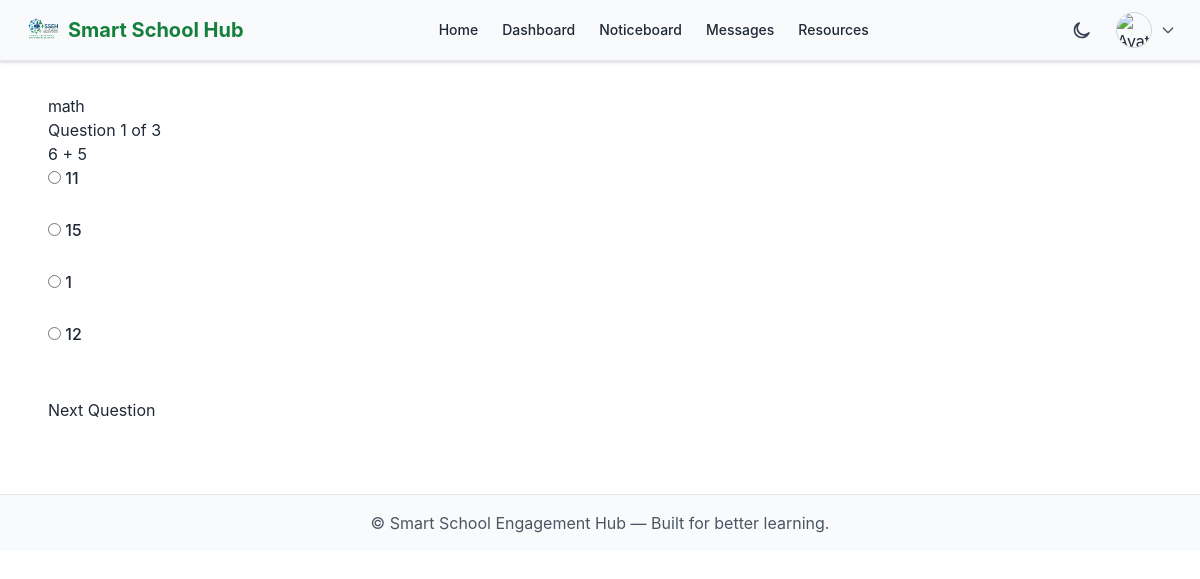
The page /quizzes/6/take/ (signed in) on the database its author committed.
### quizzes/models.py (models this page shows, shortened)
class Quiz(models.Model):
    title = models.CharField(max_length=255)
    description = models.TextField(blank=True, null=True)
    created_by = models.ForeignKey(
        User,
        on_delete=models.CASCADE,
        related_name="quizzes",
        limit_choices_to={"is_teacher": True},  # ✅ teachers only
    )
    created_at = models.DateTimeField(auto_now_add=True)
    updated_at = models.DateTimeField(auto_now=True)  # ✅ track edits
    class Meta:
        ordering = ["-created_at"]
        verbose_name_plural = "Quizzes"

class Question(models.Model):
    quiz = models.ForeignKey(
        Quiz, on_delete=models.CASCADE, related_name="questions"
    )
    text = models.TextField()
    option_a = models.CharField(max_length=255)
    option_b = models.CharField(max_length=255)
    option_c = models.CharField(max_length=255)
    option_d = models.CharField(max_length=255)
    correct_answer = models.CharField(
        max_length=1,
        choices=[("A", "A"), ("B", "B"), ("C", "C"), ("D", "D")],
    )
    created_at = models.DateTimeField(auto_now_add=True)
    class Meta:
        ordering = ["id"]

### quizzes/views.py (the view, shortened to what this page needs)
# urls.py: path("<int:quiz_id>/take/", views.take_quiz, name="take_quiz"),
@login_required
def take_quiz(request, quiz_id, question_index=0):
    quiz = get_object_or_404(Quiz, id=quiz_id)
    questions = list(quiz.questions.all())
    if not questions:
        return render(request, "quizzes/take_quiz.html", {"quiz": quiz, "error": "No questions yet."})
    question_index = int(question_index)
    if "quiz_answers" not in request.session:
        request.session["quiz_answers"] = {}
    current_question = questions[question_index]
    return render(request, "quizzes/take_quiz.html", {
        "quiz": quiz,
        "question": current_question,
        "question_number": question_index + 1,
        "total_questions": len(questions),
    })

### communications/context_processors.py (called while the page is built)
def unread_messages_count(request):
    if request.user.is_authenticated and hasattr(request.user, "is_parent") and request.user.is_parent:
        count = ParentMessage.objects.filter(parent=request.user, is_read=False).count()
        return {"unread_messages_count": count}
    return {"unread_messages_count": 0}

### sseh_multi/context_processors.py (called while the page is built)
def unread_messages_count(request):
    if request.user.is_authenticated and getattr(request.user, "is_school_admin", False):
        count = ContactMessage.objects.filter(is_replied=False).count()
    else:
        count = 0
    return {"unread_message_count": count}

### quizzes/templates/quizzes/take_quiz.html (shortened to what this page needs)
{% extends "base.html" %}
{% block content %}
<h2>{{ quiz.title }}</h2>
<p>Question {{ question_number }} of {{ total_questions }}</p>
<form method="post">
    <p>{{ question.text }}</p>
    <label><input type="radio" name="selected_option" value="A" required> {{ question.option_a }}</label><br>
    <label><input type="radio" name="selected_option" value="B"> {{ question.option_b }}</label><br>
    <label><input type="radio" name="selected_option" value="C"> {{ question.option_c }}</label><br>
    <label><input type="radio" name="selected_option" value="D"> {{ question.option_d }}</label><br><br>
    <button type="submit">
        {% if question_number == total_questions %}Submit Quiz{% else %}Next Question{% endif %}
    </button>
</form>
{% endblock %}

### static/css/global.css (style rules this page uses)
body { font-family: 'Inter', sans-serif; line-height: 1.6; -webkit-font-smoothing: antialiased; }
h1, h2, h3, h4, h5, h6 { font-weight: 600; letter-spacing: -0.02em; }
p { margin-bottom: 0.75rem; }

### static/css/theme.css (style rules this page uses)
:root { --bg: #ffffff; --surface: #f9fafb; --text: #1f2937; --border: #e5e7eb; --green: #16a34a; --green-hover: #22c55e; --red: #dc2626; --red-hover: #b91c1c; }
body { background-color: var(--bg); color: var(--text); font-family: 'Inter', sans-serif; transition: background-color 0.3s ease, color 0.3s ease; }
input, select, textarea { background-color: var(--surface) !important; color: var(--text) !important; border: 1px solid var(--border) !important; border-radius: 0.5rem; padding: 0.5rem 0.75rem; transition: all 0.2s ease; }
input::placeholder, textarea::placeholder { color: #9ca3af !important; }
label { font-weight: 500; color: var(--text); display: block; margin-bottom: 0.25rem; }

### rows shown on the page
Quiz: title "math"
Question: text "6 + 5", option_a "11", option_b "15", option_c "1", option_d "12"

### other values the page prints
{{ question_number }} "1"
{{ total_questions }} "3"
